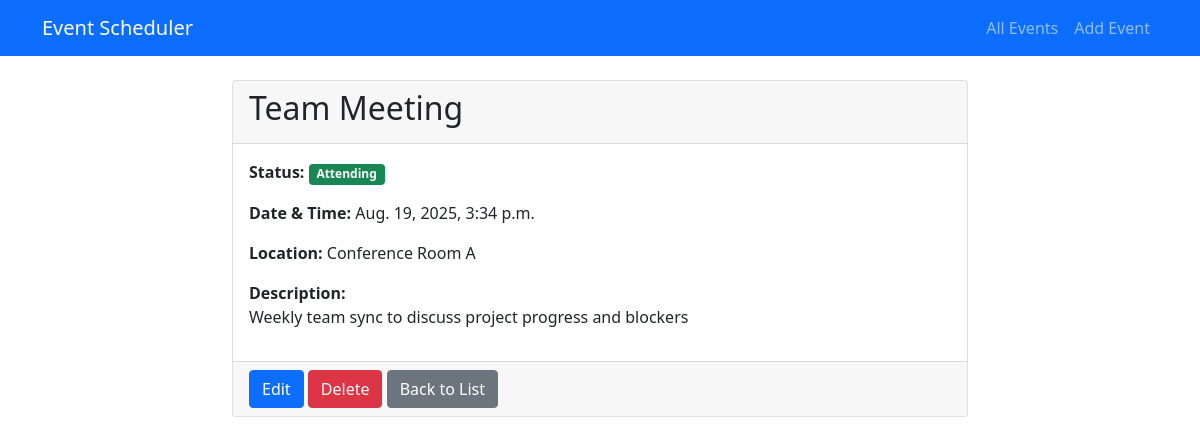
/event/1/, run on an earlier commit of the app's database.
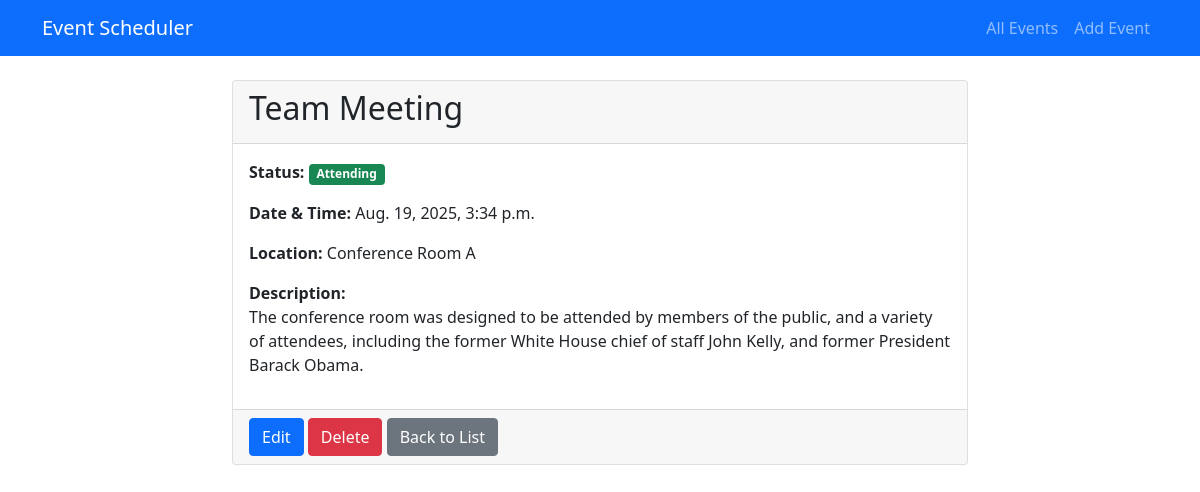
And on a later commit of the database.
### events/models.py (models this page shows, shortened)
class Event(models.Model):
    STATUS_CHOICES = [
        ('upcoming', 'Upcoming'),
        ('attending', 'Attending'),
        ('maybe', 'Maybe'),
        ('declined', 'Declined'),
    ]
    title = models.CharField(max_length=200)
    description = models.TextField(blank=True)
    date_time = models.DateTimeField()
    location = models.CharField(max_length=200)
    status = models.CharField(max_length=10, choices=STATUS_CHOICES, default='upcoming')
    created_at = models.DateTimeField(auto_now_add=True)
    updated_at = models.DateTimeField(auto_now=True)
    class Meta:
        ordering = ['date_time']

### events/views.py (the view)
# urls.py: path('event/<int:pk>/', views.event_detail, name='event_detail'),
def event_detail(request, pk):
    event = get_object_or_404(Event, pk=pk)
    return render(request, 'events/event_detail.html', {'event': event})

### events/templates/events/event_detail.html
{% extends 'base.html' %}
{% block content %}
<div class="row justify-content-center">
    <div class="col-md-8">
        <div class="card">
            <div class="card-header">
                <h2 class="card-title">{{ event.title }}</h2>
            </div>
            <div class="card-body">
                <div class="mb-3">
                    <strong>Status:</strong>
                    <span class="badge bg-{% if event.status == 'upcoming' %}primary{% elif event.status == 'attending' %}success{% elif event.status == 'maybe' %}warning{% else %}danger{% endif %}">
                        {{ event.get_status_display }}
                    </span>
                </div>
                <div class="mb-3">
                    <strong>Date & Time:</strong> {{ event.date_time }}
                </div>
                <div class="mb-3">
                    <strong>Location:</strong> {{ event.location }}
                </div>
                <div class="mb-3">
                    <strong>Description:</strong>
                    <p>{{ event.description }}</p>
                </div>
            </div>
            <div class="card-footer">
                <a href="{% url 'event_edit' event.pk %}" class="btn btn-primary">Edit</a>
                <a href="{% url 'event_delete' event.pk %}" class="btn btn-danger">Delete</a>
                <a href="{% url 'event_list' %}" class="btn btn-secondary">Back to List</a>
            </div>
        </div>
    </div>
</div>
{% endblock %}

What changed in the data, as far as the page shows it:
changed Event "Team Meeting": description "Weekly team sync to discuss project progress and blockers" → "The conference room was designed to be attended by members of the public, and a variety of attendees, including the former White House chief of staff John Kelly, and former President Barack Obama."
